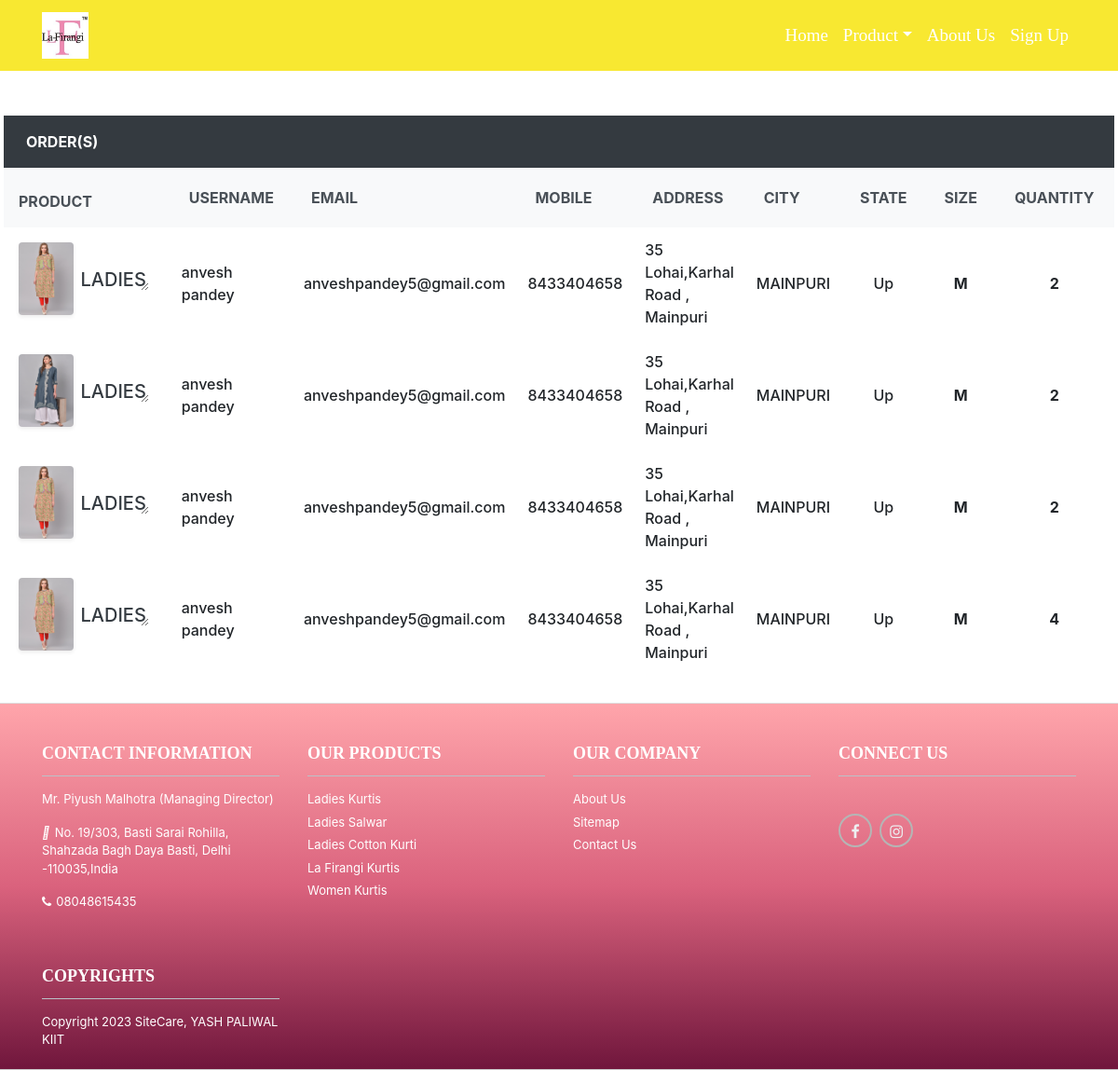
The app's page /orderadmin/ with its own data.
### vendor/models.py (models this page shows, shortened)
class Order(models.Model):
    orderid =  models.AutoField
    ordernumber = models.IntegerField()
    order_user=models.ForeignKey(User,on_delete=models.CASCADE,default=None)
    order_product=models.ForeignKey(Product,on_delete=models.CASCADE,default=None)
    count=models.IntegerField(default=1)
    order_address=models.ForeignKey(Checkout,on_delete=models.CASCADE,default=None)

class Product(models.Model):
    id = models.CharField(max_length=30,primary_key=True)
    pid = models.CharField(max_length=30)
    brand = models.CharField(max_length=30,default=None)
    cat = models.ForeignKey(Category,on_delete=models.CASCADE,default=None)
    name = models.CharField(max_length=100)
    description = models.TextField()
    basicPrice = models.IntegerField()
    discount = models.IntegerField()
    price = models.IntegerField()
    size = models.ForeignKey(Size,on_delete=models.CASCADE,default=None)
    img1 = models.ImageField(upload_to='images')
    img2 = models.ImageField(upload_to='images',default=None)
    date = models.DateTimeField(auto_now_add=True)
    update = models.DateTimeField(auto_now=True)

class Checkout(models.Model):
    checkid=models.CharField(max_length=30,primary_key=True,default=None)
    checkout_user = models.ForeignKey(User, on_delete=models.CASCADE, default=None)
    chname=models.CharField(max_length=30)
    mobile=models.IntegerField()
    email=models.EmailField(max_length=50)
    state=models.CharField(max_length=30)
    city=models.CharField(max_length=30)
    address=models.CharField(max_length=50)
    pin=models.CharField(max_length=10)

class Size(models.Model):
    sid = models.AutoField
    sname = models.CharField(max_length=5)
    def __str__(self):
        return self.sname

### vendor/views.py (the view)
# urls.py: path('orderadmin/',views.OrderAdmin),
def OrderAdmin(request):
    count=len(PreviousOrder.objects.all())
    data=Order.objects.all()
    return render(request,'orderadmin.html',{"Data":data})

### templates/orderadmin.html (shortened to what this page needs)
{% extends 'productdetails.html' %}
{% load static %}
{% block body %}
    <div class="container-fluid">
        <div class="row">
            <div class="col-12 p-1 bg-white rounded mb-auto">
                <div class="bg-dark text-white px-4 py-3 text-uppercase font-weight-bold">Order(s)</div>
                <div class="table-responsive">
                    <table class="table">
                        <thead class="thead-light bg-dark">
                        <tr>
                            <th scope="col" class="border-0 bg-light">
                                <div class="p-1 text-uppercase">Product</div>
                            </th>
                            <th scope="col" class="border-0 bg-light">
                                <div class="p-2 px-1 text-uppercase">Username</div>
                            </th>
                            <th scope="col" class="border-0 bg-light">
                                <div class="p-2 px-1 text-uppercase">Email</div>
                            </th>
                            <th scope="col" class="border-0 bg-light">
                                <div class="p-2 px-1 text-uppercase">Mobile</div>
                            </th>
                            <th scope="col" class="border-0 bg-light">
                                <div class="p-2 px-1 text-uppercase">Address</div>
                            </th>
                            <th scope="col" class="border-0 bg-light">
                                <div class="p-2 px-1 text-uppercase">city</div>
                            </th>
                            <th scope="col" class="border-0 bg-light">
                                <div class="p-2 px-1 text-uppercase">state</div>
                            </th>
                            <th scope="col" class="border-0 bg-light">
                                <div class="p-2 px-1 text-uppercase">size</div>
                            </th>
                            <th scope="col" class="border-0 bg-light">
                                <div class="p-2 px-1 text-uppercase">quantity</div>
                            </th>
                        </tr>
                        </thead>
                        <tbody class="checkout-address" style="font-weight: 500">
                        {% for i in Data %}
                            <tr>
                                <th scope="row" class="border-0">
                                    <div class="p-1">
                                        <img src="{{ i.order_product.img1.url }}"
                                             alt="" width="35" class="img-fluid rounded shadow-sm">
                                        <div class="ml-1 d-inline-block align-middle"
                                             style="width: 50%; white-space: nowrap;overflow : hidden;text-overflow: ellipsis;resize: horizontal">
                                            <h5 class="mb-0"><a href="#" class="text-dark d-inline-block align-middle"
                                            >
                                                {{ i.order_product.name }}</a></h5>
                                        </div>
                                    </div>
                                </th>
                                <td class="border-0 align-middle">
                                    {{ i.order_address.chname }}
                                </td>
                                <td class="border-0 align-middle">
                                    {{ i.order_address.email }}
                                </td>
                                <td class="border-0 align-middle">
                                    {{ i.order_address.mobile }}
                                </td>
                                <td class="border-0 align-middle">
                                    {{ i.order_address.address }}
                                </td>
                                <td class="border-0 align-middle" style="text-align: center">
                                    {{ i.order_address.city }}
                                </td>
                                <td class="border-0 align-middle" style="text-align: center;text-transform: capitalize">
                                    {{ i.order_address.state }}
                                </td>
                                <td class="border-0 align-middle" style="text-align: center">
                                    <strong>
                                        {{ i.order_product.size }}
                                    </strong>
                                </td>
                                <td class="border-0 align-middle" style="text-align: center">
                                    <strong>
                                        {{ i.count }}
                                    </strong>
                                </td>
                            </tr>
                        {% endfor %}
                        </tbody>
                    </table>
                </div>
            </div>
        </div>
    </div>
{% endblock %}

### records on screen
Order: order_product.img1 (picture), order_product.name "LADI…", order_address.chname "anvesh pandey", order_address.email "anveshpandey5@gmail.com", order_address.mobile "8433404658", order_address.address "35 Lohai,Karhal Road , Mainpuri", order_address.city "MAINPURI", order_address.state "Up", order_product.size "M", count "2"
Order: order_product.img1 (picture), order_product.name "LADI…", order_address.chname "anvesh pandey", order_address.email "anveshpandey5@gmail.com", order_address.mobile "8433404658", order_address.address "35 Lohai,Karhal Road , Mainpuri", order_address.city "MAINPURI", order_address.state "Up", order_product.size "M", count "2"
Order: order_product.img1 (picture), order_product.name "LADI…", order_address.chname "anvesh pandey", order_address.email "anveshpandey5@gmail.com", order_address.mobile "8433404658", order_address.address "35 Lohai,Karhal Road , Mainpuri", order_address.city "MAINPURI", order_address.state "Up", order_product.size "M", count "2"
Order: order_product.img1 (picture), order_product.name "LADI…", order_address.chname "anvesh pandey", order_address.email "anveshpandey5@gmail.com", order_address.mobile "8433404658", order_address.address "35 Lohai,Karhal Road , Mainpuri", order_address.city "MAINPURI", order_address.state "Up", order_product.size "M", count "4"
